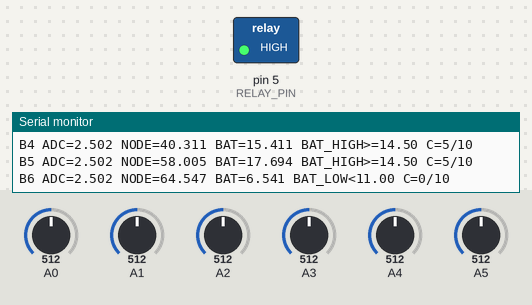
This sketch was run on a simulated Arduino Uno, built with avr-gcc and run on an emulated ATmega328P. Shown: switched loads named in the sketch (green lamp = pin HIGH), the last lines printed to the serial monitor. The inputs (shaded band) are chosen by the test bench; at power-on: A0 = 512, A1 = 512, A2 = 512, A3 = 512, A4 = 512, A5 = 512.

Above: at 1.2 s.
1.3 s: A0 set to 716
At 3.4 s:
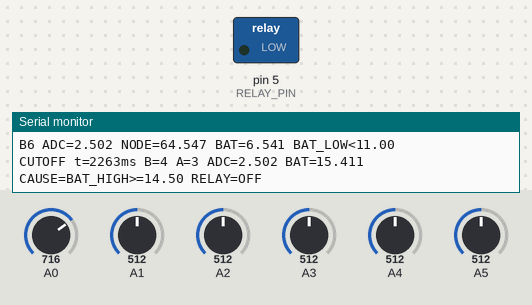
Timing chart, 0 to 4.9 s (numbered marks = the images above; inputs shaded):
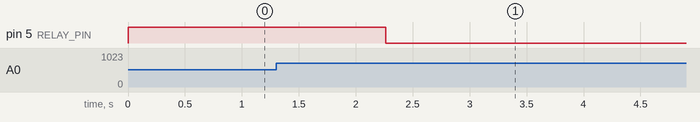

The sketch:

72Volts-Charger-Cutoff-System.ino
```cpp
// Debug del monitor seriale: 0 = produzione, 1 = debug a 115200 baud.
#ifndef DEBUG_SERIAL
#define DEBUG_SERIAL 1
#endif

#if DEBUG_SERIAL
#define DEBUG_SERIAL_BEGIN(...) do { Serial.begin(__VA_ARGS__); } while (0)
#define DEBUG_SERIAL_PRINT(...) do { Serial.print(__VA_ARGS__); } while (0)
#define DEBUG_SERIAL_PRINTLN(...) do { Serial.println(__VA_ARGS__); } while (0)
#else
#define DEBUG_SERIAL_BEGIN(...) do { } while (0)
#define DEBUG_SERIAL_PRINT(...) do { } while (0)
#define DEBUG_SERIAL_PRINTLN(...) do { } while (0)
#endif

// Radio RF: 0 = disattivata, 1 = percorso wireless originale.
#ifndef RF_ENABLED
#define RF_ENABLED 0
#endif

#include <Arduino.h>
#include <math.h>

#if RF_ENABLED
#include <VirtualWire.h>
#include <RFWirelessTransmitter.h>
#endif

// Valori dei partitori originali: non sono quelli del nuovo documento Word.
const float COMMON_RESISTOR_R1_R2_R3 = 22000.0f;
const float COMMON_RESISTOR_R4_R5 = 150000.0f;
const float COMMON_RESISTOR_R6 = 300000.0f;

const float r1 = 10100.0f;
const float r2 = 3988.0f;
const float r3 = 2458.0f;
const float r4 = 9928.0f;
const float r5 = 6763.0f;
const float r6 = 12100.0f;

const uint8_t BATTERY_COUNT = 6;
const uint8_t RELAY_PIN = 5;
const uint8_t ANALOG_PORTS[BATTERY_COUNT] = { A0, A1, A2, A3, A4, A5 };
const uint8_t SAMPLES_PER_CHANNEL = 16;

const float VOLTAGE_REFERENCE = 5.00f;

// Soglie originali.
const float ADC_MIN_VOLTAGE = 2.00f;
const float ADC_MAX_VOLTAGE = 4.80f;
const float BATTERY_MIN_VOLTAGE = 11.00f;
const float BATTERY_MAX_VOLTAGE = 14.50f;

const unsigned long READING_INTERVAL_MS = 250UL;
const uint8_t REQUIRED_ALARM_READINGS = 10;
const unsigned long DEBUG_INTERVAL_MS = 1000UL;

const uint8_t ALARM_ADC_LOW = 1;
const uint8_t ALARM_ADC_HIGH = 2;
const uint8_t ALARM_BATTERY_LOW = 4;
const uint8_t ALARM_BATTERY_HIGH = 8;
const uint8_t ALARM_INVALID_READING = 16;

float adc_voltage_values[BATTERY_COUNT] = {};
float battery_voltage_values[BATTERY_COUNT] = {};
float single_battery_voltage_values[BATTERY_COUNT] = {};

uint8_t battery_alarm_flags[BATTERY_COUNT] = {};
uint8_t alarm_reading_count[BATTERY_COUNT] = {};

bool has_measurements = false;
bool relay_cutoff = false;

unsigned long last_reading_start_ms = 0;
unsigned long measurement_time_ms = 0;

// Conserva il primo sgancio fino al riavvio.
uint8_t cutoff_channel = 0;
uint8_t cutoff_alarm_flags = 0;
float cutoff_adc_voltage = 0.0f;
float cutoff_battery_voltage = 0.0f;
unsigned long cutoff_time_ms = 0;

#if DEBUG_SERIAL
unsigned long last_debug_ms = 0;
bool has_printed_measurements = false;
bool debug_stopped = false;
#endif

#if RF_ENABLED
RFWirelessTransmitter rFWirelessTransmitter(12, 50, 500);
#endif

void get_battery_levels();
float read_analog_voltage(uint8_t analogic_port);
float get_battery_voltage(float partitioned_voltage_battery, float partition_resistor, float resistor_1);
void check_battery_voltage_levels(unsigned long now);
bool has_pending_alarm();
void print_battery_measurements();
void print_alarm_reason(uint8_t alarm_flags);
void print_confirmed_alarm();

#if RF_ENABLED
void send_message(char device_id[2], char sensor_id[2], float voltage_value);
void send_alarm_message(char device_id[2], char sensor_id[2], float voltage_value);
#endif

void setup() {
    DEBUG_SERIAL_BEGIN(115200);

    pinMode(RELAY_PIN, OUTPUT);
    digitalWrite(RELAY_PIN, HIGH);

    analogReference(DEFAULT);

#if RF_ENABLED
    rFWirelessTransmitter.begin();
#endif

    DEBUG_SERIAL_PRINTLN(F("START"));
}

void loop() {
    const unsigned long now = millis();

    if (has_measurements && now - last_reading_start_ms < READING_INTERVAL_MS) {
        return;
    }

    last_reading_start_ms = now;

#if DEBUG_SERIAL
    const bool had_pending_alarm = has_pending_alarm();
    const bool was_cutoff = relay_cutoff;
#endif

    // Prima acquisisce tutti i canali, poi calcola e controlla.
    get_battery_levels();

    measurement_time_ms = millis();
    has_measurements = true;

    check_battery_voltage_levels(measurement_time_ms);

#if DEBUG_SERIAL
    if (!debug_stopped) {
        if (!was_cutoff && relay_cutoff) {
            // Ultima fotografia completa delle sei batterie.
            print_battery_measurements();

            // Questa rimane l'ultima riga del log.
            print_confirmed_alarm();

            // Da questo momento non viene piu' scritto nulla sulla seriale.
            debug_stopped = true;
        }
        else {
            if (had_pending_alarm && !has_pending_alarm()) {
                DEBUG_SERIAL_PRINTLN(F("ALARM_CLEAR"));
            }

            if (!has_printed_measurements ||
                had_pending_alarm ||
                has_pending_alarm() ||
                measurement_time_ms - last_debug_ms >= DEBUG_INTERVAL_MS) {

                last_debug_ms = measurement_time_ms;
                has_printed_measurements = true;

                print_battery_measurements();
            }
        }
    }
#endif

#if RF_ENABLED
    if (!has_pending_alarm()) {
        send_message("BI", "A5", battery_voltage_values[BATTERY_COUNT - 1]);
    }
#endif
}

float read_analog_voltage(uint8_t analogic_port) {
    // La prima conversione dopo il cambio di ingresso non entra nella media.
    analogRead(analogic_port);

    delayMicroseconds(200);

    uint16_t sum = 0;

    for (uint8_t sample = 0; sample < SAMPLES_PER_CHANNEL; ++sample) {
        sum += analogRead(analogic_port);
    }

    return (static_cast<float>(sum) / SAMPLES_PER_CHANNEL) * VOLTAGE_REFERENCE / 1023.0f;
}

void get_battery_levels() {
    // Nessuna stampa o comunicazione durante l'acquisizione delle sei prese.
    for (uint8_t channel = 0; channel < BATTERY_COUNT; ++channel) {
        adc_voltage_values[channel] = read_analog_voltage(ANALOG_PORTS[channel]);
    }

    battery_voltage_values[0] = get_battery_voltage(adc_voltage_values[0], r1, COMMON_RESISTOR_R1_R2_R3);
    battery_voltage_values[1] = get_battery_voltage(adc_voltage_values[1], r2, COMMON_RESISTOR_R1_R2_R3);
    battery_voltage_values[2] = get_battery_voltage(adc_voltage_values[2], r3, COMMON_RESISTOR_R1_R2_R3);
    battery_voltage_values[3] = get_battery_voltage(adc_voltage_values[3], r4, COMMON_RESISTOR_R4_R5);
    battery_voltage_values[4] = get_battery_voltage(adc_voltage_values[4], r5, COMMON_RESISTOR_R4_R5);
    battery_voltage_values[5] = get_battery_voltage(adc_voltage_values[5], r6, COMMON_RESISTOR_R6);

    single_battery_voltage_values[0] = battery_voltage_values[0];

    for (uint8_t channel = 1; channel < BATTERY_COUNT; ++channel) {
        single_battery_voltage_values[channel] = battery_voltage_values[channel] - battery_voltage_values[channel - 1];
    }
}

void check_battery_voltage_levels(unsigned long now) {
    for (uint8_t channel = 0; channel < BATTERY_COUNT; ++channel) {
        const float adc_voltage = adc_voltage_values[channel];
        const float battery_voltage = single_battery_voltage_values[channel];

        uint8_t alarm_flags = 0;

        if (isnan(adc_voltage) ||
            isinf(adc_voltage) ||
            isnan(battery_voltage) ||
            isinf(battery_voltage)) {

            alarm_flags = ALARM_INVALID_READING;
        }
        else {
            if (adc_voltage < ADC_MIN_VOLTAGE) alarm_flags |= ALARM_ADC_LOW;
            if (adc_voltage >= ADC_MAX_VOLTAGE) alarm_flags |= ALARM_ADC_HIGH;
            if (battery_voltage < BATTERY_MIN_VOLTAGE) alarm_flags |= ALARM_BATTERY_LOW;
            if (battery_voltage >= BATTERY_MAX_VOLTAGE) alarm_flags |= ALARM_BATTERY_HIGH;
        }

        battery_alarm_flags[channel] = alarm_flags;

        // Le misure proseguono dopo lo sgancio; il rele' non viene riarmato.
        if (relay_cutoff) {
            continue;
        }

        // Per lo sgancio contano esclusivamente le anomalie HIGH.
        // Ogni batteria mantiene il proprio contatore indipendente.
        const bool high_alarm =
            (alarm_flags & ALARM_ADC_HIGH) ||
            (alarm_flags & ALARM_BATTERY_HIGH);

        // Una singola lettura non-HIGH interrompe la sequenza
        // e azzera il contatore della batteria.
        if (!high_alarm) {
            alarm_reading_count[channel] = 0;
            continue;
        }

        if (alarm_reading_count[channel] < REQUIRED_ALARM_READINGS) {
            ++alarm_reading_count[channel];
        }

        // Lo sgancio avviene esclusivamente dopo 10 letture HIGH
        // consecutive sulla stessa batteria.
        if (alarm_reading_count[channel] >= REQUIRED_ALARM_READINGS) {
            // Il rele' viene sganciato prima di qualsiasi stampa.
            digitalWrite(RELAY_PIN, LOW);

            relay_cutoff = true;

            cutoff_channel = channel;
            cutoff_alarm_flags = alarm_flags;
            cutoff_adc_voltage = adc_voltage;
            cutoff_battery_voltage = battery_voltage;
            cutoff_time_ms = now;
        }
    }
}

bool has_pending_alarm() {
    if (relay_cutoff) {
        return false;
    }

    for (uint8_t channel = 0; channel < BATTERY_COUNT; ++channel) {
        if (alarm_reading_count[channel] != 0) {
            return true;
        }
    }

    return false;
}

void print_battery_measurements() {
#if DEBUG_SERIAL
    DEBUG_SERIAL_PRINT(F("t="));
    DEBUG_SERIAL_PRINT(measurement_time_ms);

    DEBUG_SERIAL_PRINT(F("ms relay="));
    DEBUG_SERIAL_PRINTLN(relay_cutoff ? F("OFF") : F("ON"));

    for (uint8_t channel = 0; channel < BATTERY_COUNT; ++channel) {
        DEBUG_SERIAL_PRINT(F("B"));
        DEBUG_SERIAL_PRINT(channel + 1);

        DEBUG_SERIAL_PRINT(F(" ADC="));
        DEBUG_SERIAL_PRINT(adc_voltage_values[channel], 3);

        DEBUG_SERIAL_PRINT(F(" NODE="));
        DEBUG_SERIAL_PRINT(battery_voltage_values[channel], 3);

        DEBUG_SERIAL_PRINT(F(" BAT="));
        DEBUG_SERIAL_PRINT(single_battery_voltage_values[channel], 3);

        DEBUG_SERIAL_PRINT(F(" "));
        print_alarm_reason(battery_alarm_flags[channel]);

        if (!relay_cutoff) {
            DEBUG_SERIAL_PRINT(F(" C="));
            DEBUG_SERIAL_PRINT(alarm_reading_count[channel]);

            DEBUG_SERIAL_PRINT(F("/"));
            DEBUG_SERIAL_PRINT(REQUIRED_ALARM_READINGS);
        }

        DEBUG_SERIAL_PRINTLN();
    }
#endif
}

void print_alarm_reason(uint8_t alarm_flags) {
#if DEBUG_SERIAL
    if (alarm_flags == 0) {
        DEBUG_SERIAL_PRINT(F("OK"));
        return;
    }

    bool separator_required = false;

    if (alarm_flags & ALARM_ADC_LOW) {
        DEBUG_SERIAL_PRINT(F("ADC_LOW<"));
        DEBUG_SERIAL_PRINT(ADC_MIN_VOLTAGE, 2);
        separator_required = true;
    }

    if (alarm_flags & ALARM_ADC_HIGH) {
        if (separator_required) DEBUG_SERIAL_PRINT(F("|"));

        DEBUG_SERIAL_PRINT(F("ADC_HIGH>="));
        DEBUG_SERIAL_PRINT(ADC_MAX_VOLTAGE, 2);

        separator_required = true;
    }

    if (alarm_flags & ALARM_BATTERY_LOW) {
        if (separator_required) DEBUG_SERIAL_PRINT(F("|"));

        DEBUG_SERIAL_PRINT(F("BAT_LOW<"));
        DEBUG_SERIAL_PRINT(BATTERY_MIN_VOLTAGE, 2);

        separator_required = true;
    }

    if (alarm_flags & ALARM_BATTERY_HIGH) {
        if (separator_required) DEBUG_SERIAL_PRINT(F("|"));

        DEBUG_SERIAL_PRINT(F("BAT_HIGH>="));
        DEBUG_SERIAL_PRINT(BATTERY_MAX_VOLTAGE, 2);

        separator_required = true;
    }

    if (alarm_flags & ALARM_INVALID_READING) {
        if (separator_required) DEBUG_SERIAL_PRINT(F("|"));

        DEBUG_SERIAL_PRINT(F("INVALID"));
    }
#else
    (void)alarm_flags;
#endif
}

void print_confirmed_alarm() {
#if DEBUG_SERIAL
    DEBUG_SERIAL_PRINT(F("CUTOFF t="));
    DEBUG_SERIAL_PRINT(cutoff_time_ms);

    DEBUG_SERIAL_PRINT(F("ms B="));
    DEBUG_SERIAL_PRINT(cutoff_channel + 1);

    DEBUG_SERIAL_PRINT(F(" A="));
    DEBUG_SERIAL_PRINT(cutoff_channel);

    DEBUG_SERIAL_PRINT(F(" ADC="));
    DEBUG_SERIAL_PRINT(cutoff_adc_voltage, 3);

    DEBUG_SERIAL_PRINT(F(" BAT="));
    DEBUG_SERIAL_PRINT(cutoff_battery_voltage, 3);

    DEBUG_SERIAL_PRINT(F(" CAUSE="));
    print_alarm_reason(cutoff_alarm_flags);

    DEBUG_SERIAL_PRINTLN(F(" RELAY=OFF"));
#endif
}

#if RF_ENABLED
void send_message(char device_id[2], char sensor_id[2], float voltage_value) {
    rFWirelessTransmitter.startTrasmission(device_id, sensor_id, 1);
    rFWirelessTransmitter.sendBufferData(device_id, sensor_id, "V", voltage_value, "0", "0");
    rFWirelessTransmitter.endTrasmission(device_id, sensor_id);
}

void send_alarm_message(char device_id[2], char sensor_id[2], float voltage_value) {
    return;

    do {
        rFWirelessTransmitter.startTrasmission(device_id, sensor_id, 1);
        rFWirelessTransmitter.sendBufferData(device_id, sensor_id, "V", voltage_value, "1", "0");
        rFWirelessTransmitter.endTrasmission(device_id, sensor_id);
    } while (true);
}
#endif

float get_battery_voltage(float partitioned_voltage_battery, float partition_resistor, float resistor_1) {
    return ((partitioned_voltage_battery * resistor_1) +
        (partitioned_voltage_battery * partition_resistor)) /
        partition_resistor;
}
```
